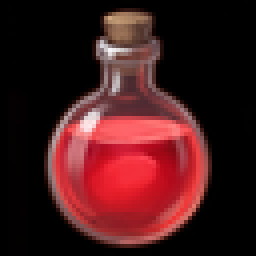
#> input picture client-patch/source/potions/png/DC_Potion_HealthPotion.png, 64 x 64 px (shown 4 times larger); its folder holds only this picture in this run
$ python draw_potion_icons.py
#> lines starting #> are read from the running program, lines starting #| are printed output that depends on the picture
### client-patch/build_ui_art.py
#!/usr/bin/env python3
"""Turn the active UI source art into addon BLP textures.

The stash kit under art/ui/ is converted into the Torment addon art folder and
the ElvUI bottom bar under art/ui/elvui/ into the ElvUI_Torment media folder.
The rift kit and the /bug button icon (art/ui/bug/) also go to the Torment addon
art folder. Reference art for removed UI, including art/ui/hud/, is deliberately
not built.
Non-PNG bookkeeping beside a kit (manifest.csv, README.md) is ignored because
only *.png is globbed, and source/ subfolders holding superseded kits are
skipped.

The 3.3.5a client reads no PNG at all - `Wow.exe` holds no ".png" string - so the
source art has to be converted before the addon can draw it. Output goes to
client-patch/addons/Torment/art/, which the addon references by the file
names in its own `Diablocraft.ART` table.

Format: BLP2, type 1 (direct), encoding 2 (DXT), alphaDepth 8, alphaType 7
(DXT5), with a full mip chain. That is what the pinned client's own UI uses -
635 of the 2310 Interface BLPs in its archives are exactly this variant, and
another 1608 are other DXT flavours. Uncompressed BGRA (encoding 3) also decodes
in this client but ships only once in the whole install, so DXT5 is the safer
default; pass --uncompressed if DXT blocking ever shows on a gradient.

Textures must be power-of-two in both dimensions. Anything that is not is scaled
down to fit its target canvas and padded with transparency at the top left; the
addon crops the padding back off with SetTexCoord, so the art is never stretched.

    python client-patch/build_ui_art.py
    python client-patch/build_ui_art.py --uncompressed
"""
from __future__ import annotations

import argparse
import io
import struct
import sys
from pathlib import Path

from PIL import Image

ROOT = Path(__file__).resolve().parent
# Removed UI kits stay under art/ui/ as reference but do not produce addon art.
SOURCES = (ROOT / "art" / "ui" / "stash", ROOT / "art" / "ui" / "elvui", ROOT / "art" / "ui" / "rift",
           ROOT / "art" / "ui" / "bug", ROOT / "art" / "ui" / "tooltip", ROOT / "art" / "ui" / "bounties")
# Each kit writes into its own addon's art folder.
TARGETS = {
    "stash": ROOT / "addons" / "Torment" / "art",
    "elvui": ROOT / "addons" / "ElvUI_Torment" / "media",
    # The rift tracker's pieces (diablocraft-rift-tracker), drawn by draw_rift_art.py.
    "rift": ROOT / "addons" / "Torment" / "art",
    # The /bug button icon (diablocraft-sn9c), a later client's Blizzard bug icon;
    # see art/ui/bug/manifest.json for its source and pin.
    "bug": ROOT / "addons" / "Torment" / "art",
    # The tooltip's diamond bullet and DPS glow (diablocraft-tooltip-reskin),
    # drawn by draw_tooltip_art.py.
    "tooltip": ROOT / "addons" / "Torment" / "art",
    # The bounty map panel's zone waypoint compass (diablocraft-dm9vg.6), cut by
    # art/ui/bounties/cut_bounty_waypoint.py from the designer's own icon.
    "bounties": ROOT / "addons" / "Torment" / "art",
}

# Source art that is a reference picture, not a texture, and the bookkeeping
# that sits beside a kit. source/ holds superseded kits and is skipped whole.
SKIP = {"stash_inventory_reference.png"}
SKIP_DIRS = {"source"}

# Sources that are not power-of-two, and the canvas each is fitted into.
CANVAS = {"title_bar_strip.png": (512, 256)}
# Sources pasted at native size into the canvas top-left, never scaled; the
# addon crops the padding back off with SetTexCoord.
# hud_bar.png is the 2022x320 cut of the designer's hotbar sheet (art/ui/elvui/cut_hotbar_art.py, diablocraft-lhoeu).
PAD = {"BottomBar_GameRes.png": (2048, 256), "hud_bar.png": (2048, 512)}

BLP_HEADER = 148
# Every BLP2 in the pinned client - DXT and uncompressed alike - starts its mip
# data at 1172, so the 1024-byte palette block is written even when nothing reads
# it. Checked against 2310 of the client's own Interface textures.
BLP_PALETTE = 1024
BLP_DATA = BLP_HEADER + BLP_PALETTE
MIP_SLOTS = 16


def power_of_two(value: int) -> bool:
    return value > 0 and value & (value - 1) == 0


def dxt5(image: Image.Image) -> bytes:
    """Pillow writes a 128-byte DDS header in front of the block data."""
    buffer = io.BytesIO()
    image.save(buffer, format="DDS", pixel_format="DXT5")
    return buffer.getvalue()[128:]


def bgra(image: Image.Image) -> bytes:
    red, green, blue, alpha = image.split()
    return Image.merge("RGBA", (blue, green, red, alpha)).tobytes()


def mip_chain(image: Image.Image) -> list[Image.Image]:
    levels = [image]
    width, height = image.size
#> width = 64; height = 64
    while width > 1 or height > 1:
        width, height = max(1, width // 2), max(1, height // 2)
        levels.append(image.resize((width, height), Image.LANCZOS))
#> after the loop, levels = 7 items
    return levels[:MIP_SLOTS]


def write_blp(image: Image.Image, path: Path, uncompressed: bool) -> int:
    encode = bgra if uncompressed else dxt5
    payloads = [encode(level) for level in mip_chain(image)]
#> in dxt5 (call 2), `image.save(buffer, format="DDS", pixel_format="DXT5")`:
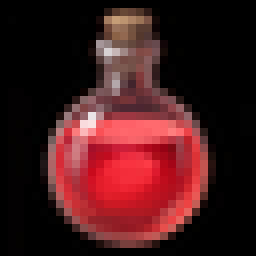
#> image: PIL image 32x32 RGBA (shown 8 times larger); mean R, G, B, A 68.1, 25.4, 27.1, 255
#> in dxt5 (call 3), `image.save(buffer, format="DDS", pixel_format="DXT5")`:
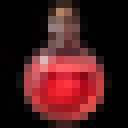
#> image: PIL image 16x16 RGBA (shown 8 times larger); mean R, G, B, A 68.8, 25.8, 27.5, 255
#> payloads = 7 items
    offsets, sizes, cursor = [0] * MIP_SLOTS, [0] * MIP_SLOTS, BLP_DATA
    for index, payload in enumerate(payloads):
        offsets[index], sizes[index] = cursor, len(payload)
        cursor += len(payload)
#> this loop made 7 passes
#> cursor on passes 1 to 7: 5268, 6292, 6548, 6612, 6628, 6644, 6660
#> after the loop, cursor = 6660; offsets = [1172, 5268, 6292, 6548, 6612, 6628, 6644, 0, 0, 0, 0, 0, 0, 0, 0, 0]; sizes = [4096, 1024, 256, 64, 16, 16, 16, 0, 0, 0, 0, 0, 0, 0, 0, 0]
    header = b"BLP2" + struct.pack("<I", 1)
    header += struct.pack("<BBBB", 3 if uncompressed else 2, 8, 2 if uncompressed else 7, 1)
    header += struct.pack("<II", *image.size)
    header += struct.pack("<16I", *offsets) + struct.pack("<16I", *sizes)
    assert len(header) == BLP_HEADER, len(header)
    path.write_bytes(header + bytes(BLP_PALETTE) + b"".join(payloads))
    return cursor


# [68 lines left out: functions fit, pad, main, not called in this run]


# [2 lines that do not run on import are left out]

### client-patch/source/potions/draw_potion_icons.py
#!/usr/bin/env python3
"""The potion icons: the designer's 11 Bottomless potions and the plain Health Potion.

diablocraft-71scy (brief: azerothcore-wotlk/build/_agent-scratch/legendary-potion-icons-2026-10-12/brief.md).
The designer's own art (Nano Banana 2.1), not Blizzard's. The gem icons' pipeline (client-patch/source/gems/).

    python3 client-patch/source/potions/draw_potion_icons.py --crop   # the designer's sheets -> png/
    python3 client-patch/source/potions/draw_potion_icons.py          # png/ -> BLP

`--crop` reads the sheets from the brief's folder (`--sheets` moves it) and writes the 64x64 crops to `png/`;
those crops are the kept source, so a re-render without the sheets is the second command. That one writes every
`png/*.png` as a 64x64 DXT5 BLP2 (build_ui_art.py's writer) to `client-patch/art/Interface/Icons/`, which
build.sh packs as Interface\\Icons\\. The names are `DC_Potion_<d3_id>` (legendary_potions.csv) and
`DC_Potion_HealthPotion` for the plain one.
"""
from __future__ import annotations

import argparse
import sys
from pathlib import Path

try:
    from PIL import Image
except ModuleNotFoundError:                      # Pillow is vendored in the shared scratch
    sys.path.append(str(Path(__file__).resolve().parents[3] / "azerothcore-wotlk" / "build" / "_agent-scratch" / "pil"))
    from PIL import Image

HERE = Path(__file__).resolve().parent
ROOT = HERE.parents[2]
PNG = HERE / "png"
ICONS = ROOT / "client-patch" / "art" / "Interface" / "Icons"
SHEETS = ROOT / "azerothcore-wotlk" / "build" / "_agent-scratch" / "legendary-potion-icons-2026-10-12"
ICON = 64

sys.path.insert(0, str(ROOT / "client-patch"))
from build_ui_art import write_blp  # noqa: E402

# Each potion's square on its sheet: (sheet, centre x, centre y, side), in the sheet's 2000-px pixels. The centre
# is the flask's box on the black (every pixel brighter than 40 of 255), the side its longer edge plus about a
# tenth; Rejuvenation (its glow) and Unfettered (the hanging shackle) looser, as README.md asks.
POTIONS = {
    "HealthPotionLegendary_01": ("sheet1", 236, 552, 425),     # the Tower
    "HealthPotionLegendary_02": ("sheet1", 617, 558, 400),     # the Diamond
    "HealthPotionLegendary_03": ("sheet1", 1020, 554, 400),    # Regeneration
    "HealthPotionLegendary_04": ("sheet1", 1392, 550, 410),    # the Leech
    "HealthPotionLegendary_05": ("sheet1", 1759, 554, 395),    # Mutilation
    "HealthPotionLegendary_06": ("sheet2", 264, 536, 475),     # Kulle-Aid
    "P2_HealthPotionLegendary_07": ("sheet2", 633, 548, 500),  # Rejuvenation, looser
    "HealthPotionLegendary_08": ("sheet2", 1004, 553, 435),    # Fear
    "HealthPotionLegendary_09": ("sheet2", 1389, 556, 410),    # Amplification
    "HealthPotionLegendary_10": ("sheet2", 1769, 550, 410),    # Chaos
    "HealthPotionLegendary_11": ("sheet3", 262, 550, 470),     # the Unfettered, looser
    "HealthPotion": ("sheet3", 645, 548, 410),                 # the plain Health Potion
}


def square(sheet: Image.Image, cx: int, cy: int, side: int) -> Image.Image:
    half = side // 2
    return sheet.crop((cx - half, cy - half, cx - half + side, cy - half + side)).resize((ICON, ICON), Image.LANCZOS)


def crop(sheets: Path) -> None:
    """A looser square can reach the next flask (Rejuvenation reaches Kulle-Aid's spout), so each potion is
    cropped from a copy of its sheet blacked out past halfway to its neighbours' centres."""
    PNG.mkdir(exist_ok=True)
    files = {path.name.split("-")[0]: path for path in sheets.glob("sheet*.jpg")}
    for name, (sheet, cx, cy, side) in POTIONS.items():
        image = Image.open(files[sheet]).convert("RGB")
        others = [x for other, x, _, _ in POTIONS.values() if other == sheet and x != cx]
        left = max([(x + cx) // 2 for x in others if x < cx], default=0)
        right = min([(x + cx) // 2 for x in others if x > cx], default=image.width)
        image.paste((0, 0, 0), (0, 0, left, image.height))
        image.paste((0, 0, 0), (right, 0, image.width, image.height))
        square(image, cx, cy, side).save(PNG / f"DC_Potion_{name}.png")


def build() -> int:
    ICONS.mkdir(parents=True, exist_ok=True)
    sources = sorted(PNG.glob("*.png"))
    for source in sources:
        write_blp(Image.open(source).convert("RGBA"), ICONS / f"{source.stem}.blp", uncompressed=False)
    return len(sources)


def main() -> int:
    parser = argparse.ArgumentParser(description=__doc__, formatter_class=argparse.RawDescriptionHelpFormatter)
    parser.add_argument("--crop", action="store_true", help="re-crop png/ from the designer's sheets first")
    parser.add_argument("--sheets", type=Path, default=SHEETS, help="the folder holding the designer's sheets")
    arguments = parser.parse_args()
    if arguments.crop:
        crop(arguments.sheets)
    print(f"{build()} icons in {ICONS.relative_to(ROOT)}")
    return 0


if __name__ == "__main__":
    sys.exit(main())
#> (the program exits here)

$ run again, on client-patch/source/potions/png/DC_Potion_HealthPotionLegendary_05.png
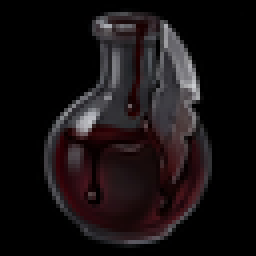
#> input picture client-patch/source/potions/png/DC_Potion_HealthPotionLegendary_05.png, 64 x 64 px (shown 4 times larger)
#> after the loop in mip_chain, `while width > 1 or height > 1:`: levels = 7 items
#> in dxt5 (call 2), `image.save(buffer, format="DDS", pixel_format="DXT5")`:
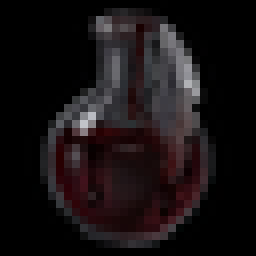
#> image: PIL image 32x32 RGBA (shown 8 times larger); mean R, G, B, A 23.1, 17.6, 18.9, 255
#> in dxt5 (call 3), `image.save(buffer, format="DDS", pixel_format="DXT5")`:
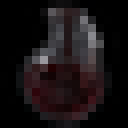
#> image: PIL image 16x16 RGBA (shown 8 times larger); mean R, G, B, A 23.3, 17.9, 19.2, 255
#> the loop in write_blp, `for index, payload in enumerate(payloads):` made 7 passes
#> cursor on passes 1 to 7: 5268, 6292, 6548, 6612, 6628, 6644, 6660
#> after the loop in write_blp, `for index, payload in enumerate(payloads):`: cursor = 6660; offsets = [1172, 5268, 6292, 6548, 6612, 6628, 6644, 0, 0, 0, 0, 0, 0, 0, 0, 0]; sizes = [4096, 1024, 256, 64, 16, 16, 16, 0, 0, 0, 0, 0, 0, 0, 0, 0]

$ run again, on client-patch/source/potions/png/DC_Potion_HealthPotionLegendary_06.png
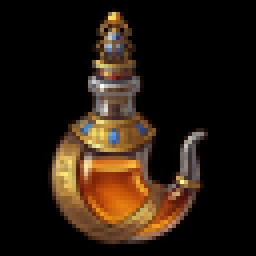
#> input picture client-patch/source/potions/png/DC_Potion_HealthPotionLegendary_06.png, 64 x 64 px (shown 4 times larger)
#> after the loop in mip_chain, `while width > 1 or height > 1:`: levels = 7 items
#> in dxt5 (call 2), `image.save(buffer, format="DDS", pixel_format="DXT5")`:
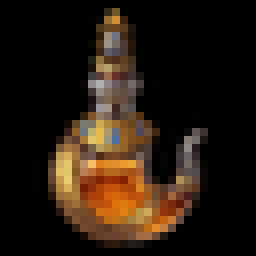
#> image: PIL image 32x32 RGBA (shown 8 times larger); mean R, G, B, A 39.1, 26.5, 15.7, 255
#> in dxt5 (call 3), `image.save(buffer, format="DDS", pixel_format="DXT5")`:
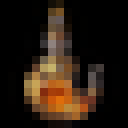
#> image: PIL image 16x16 RGBA (shown 8 times larger); mean R, G, B, A 39.7, 27, 16.1, 255
#> the loop in write_blp, `for index, payload in enumerate(payloads):` made 7 passes
#> cursor on passes 1 to 7: 5268, 6292, 6548, 6612, 6628, 6644, 6660
#> after the loop in write_blp, `for index, payload in enumerate(payloads):`: cursor = 6660; offsets = [1172, 5268, 6292, 6548, 6612, 6628, 6644, 0, 0, 0, 0, 0, 0, 0, 0, 0]; sizes = [4096, 1024, 256, 64, 16, 16, 16, 0, 0, 0, 0, 0, 0, 0, 0, 0]
